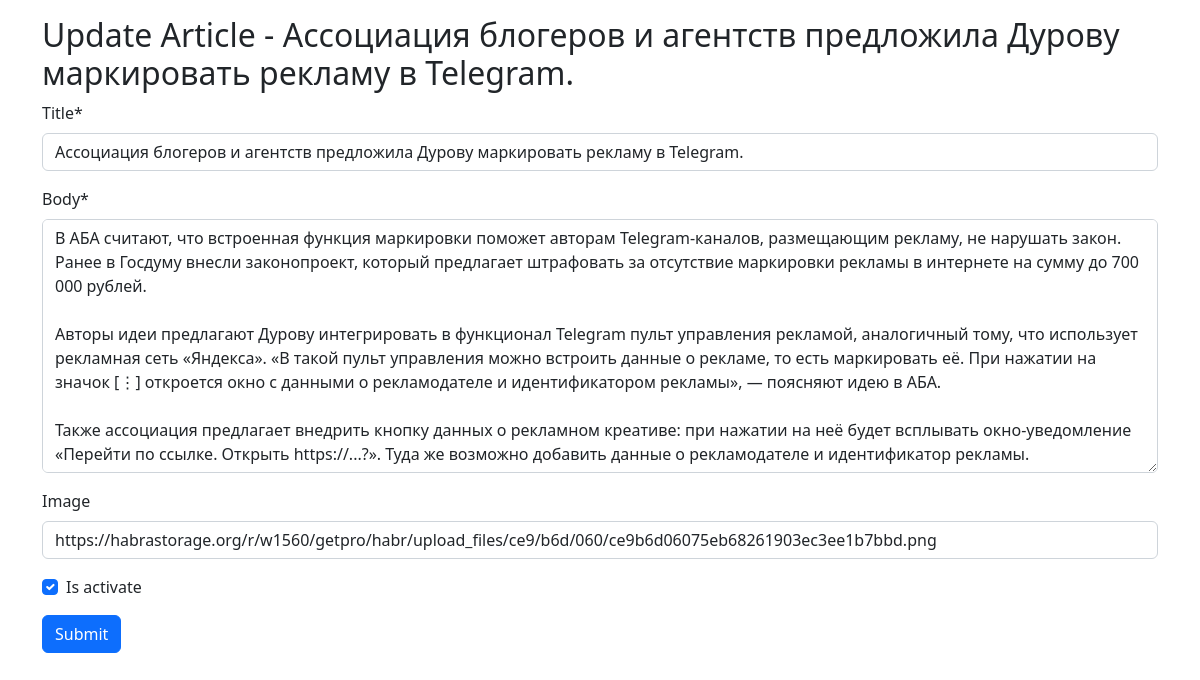
/article/3/update/ (signed in), run on an earlier commit of the app's database.
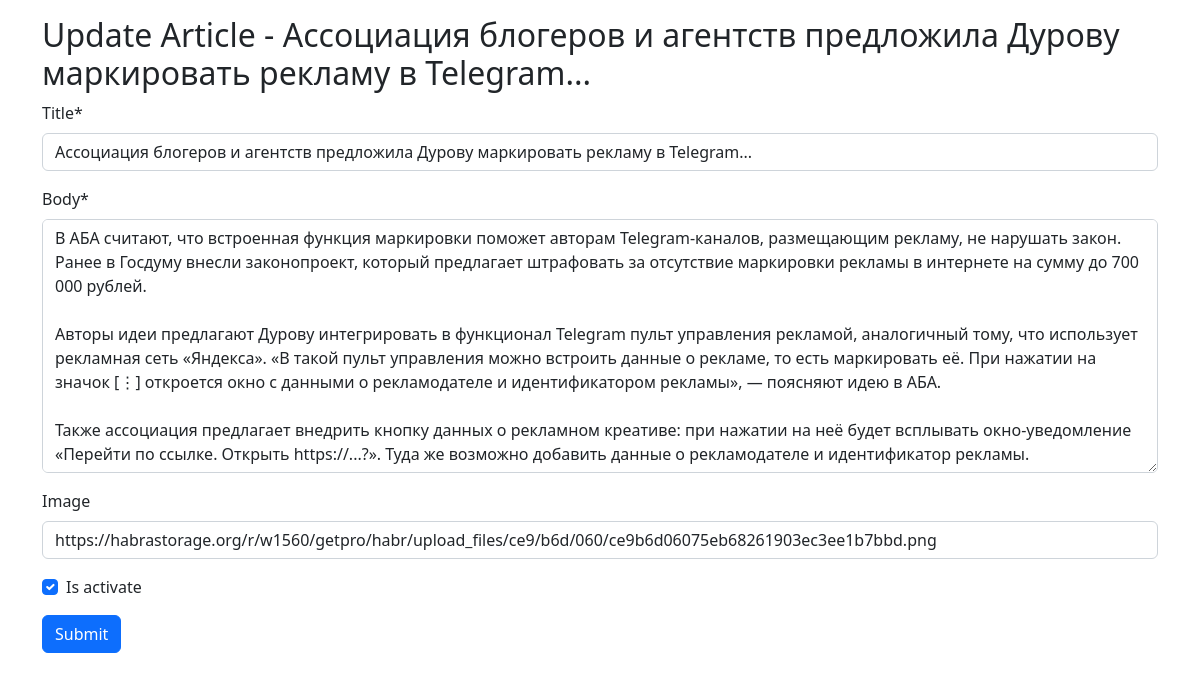
And on a later commit of the database.
### news/models.py (models this page shows, shortened)
class Article(models.Model):
    author = models.ForeignKey(User, on_delete=models.CASCADE)
    title = models.CharField(max_length=150)
    body = models.TextField()
    image = models.URLField(null=True, blank=True)
    created_at = models.DateTimeField(auto_now_add=True)
    updated_at = models.DateTimeField(auto_now=True)
    is_activate = models.BooleanField(default=True)
    class Meta:
        verbose_name = 'Article'
        verbose_name_plural = 'Articles'

### news/views.py (the view)
# urls.py: path('article/<int:pk>/update/', article_update, name='article_update'),
def article_update(request, pk):
    user = request.user
    article = Article.objects.get(id=pk)
    if user == article.author:
        form = ArticleForm(instance=article)
        if request.method == 'POST':
            form = ArticleForm(instance=article, data=request.POST)
            if form.is_valid():
                form.save()
                return HttpResponse("OK")
            else:
                return render(request, 'news/update.html', {'form': form, 'article': article})
        else:
            return render(request, 'news/update.html', {'form': form, 'article': article})
    else:
        return HttpResponse('OK')

### news/forms.py
class ArticleForm(forms.ModelForm):
    class Meta:
        model = Article
        fields = ['title', 'body', 'image', 'is_activate']

### news/templates/news/update.html (shortened to what this page needs)
{% extends "news/base.html" %}
{% load crispy_forms_tags %}
{% block content %}
    <div class="container">
        <h2 class="mt-3">Update Article - {{ article.title }} </h2>
        <form id="article-form" action="{% url 'article_update' article.id %}" method="post">{% csrf_token %}
            {{ form|crispy }}
            <button id="submitButton" data-redirect="{% url 'article_detail' article.id %}" type="button"
                    class="btn btn-primary">Submit
            </button>
        </form>
    </div>
{% endblock content %}

### news/templates/news/base.html (shortened to what this page needs)
<!DOCTYPE html>
<html lang="en">
<head>
    <link rel="stylesheet" href="https://cdn.jsdelivr.net/npm/bootstrap@5.2.3/dist/css/bootstrap.min.css">
</head>
<body>
{% block content %}
{% endblock %}
</body>
</html>

What changed in the data, as far as the page shows it:
changed Article: title "Ассоциация блогеров и агентств предложила Дурову маркировать рекламу в Telegram." → "Ассоциация блогеров и агентств предложила Дурову маркировать рекламу в Telegram..."
